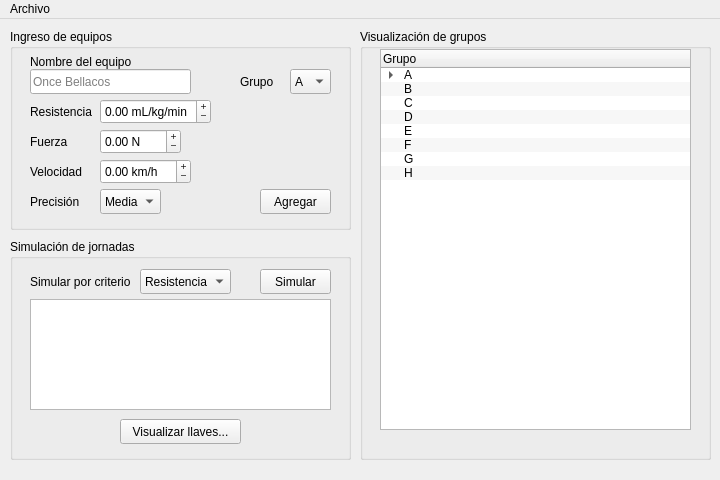
<?xml version="1.0" encoding="UTF-8"?>
<ui version="4.0">
 <class>MainWindow</class>
 <widget class="QMainWindow" name="MainWindow">
  <property name="windowModality">
   <enum>Qt::NonModal</enum>
  </property>
  <property name="geometry">
   <rect>
    <x>0</x>
    <y>0</y>
    <width>720</width>
    <height>480</height>
   </rect>
  </property>
  <property name="sizePolicy">
   <sizepolicy hsizetype="Preferred" vsizetype="Preferred">
    <horstretch>0</horstretch>
    <verstretch>0</verstretch>
   </sizepolicy>
  </property>
  <property name="minimumSize">
   <size>
    <width>720</width>
    <height>480</height>
   </size>
  </property>
  <property name="maximumSize">
   <size>
    <width>720</width>
    <height>480</height>
   </size>
  </property>
  <property name="windowTitle">
   <string>ＥＮＦＥＲＭＯＳ　ＰＯＲ　ＥＬ　ＦＵＴＢＯＬ</string>
  </property>
  <property name="autoFillBackground">
   <bool>false</bool>
  </property>
  <property name="toolButtonStyle">
   <enum>Qt::ToolButtonIconOnly</enum>
  </property>
  <widget class="QWidget" name="centralWidget">
   <widget class="QGroupBox" name="groupBoxIngreso">
    <property name="geometry">
     <rect>
      <x>10</x>
      <y>10</y>
      <width>341</width>
      <height>201</height>
     </rect>
    </property>
    <property name="title">
     <string>Ingreso de equipos</string>
    </property>
    <widget class="QComboBox" name="comboBoxPrecision">
     <property name="geometry">
      <rect>
       <x>90</x>
       <y>160</y>
       <width>61</width>
       <height>25</height>
      </rect>
     </property>
     <property name="sizePolicy">
      <sizepolicy hsizetype="MinimumExpanding" vsizetype="Fixed">
       <horstretch>0</horstretch>
       <verstretch>0</verstretch>
      </sizepolicy>
     </property>
     <property name="currentText">
      <string>Media</string>
     </property>
     <property name="currentIndex">
      <number>1</number>
     </property>
     <item>
      <property name="text">
       <string>Baja</string>
      </property>
     </item>
     <item>
      <property name="text">
       <string>Media</string>
      </property>
     </item>
     <item>
      <property name="text">
       <string>Alta</string>
      </property>
     </item>
    </widget>
    <widget class="QDoubleSpinBox" name="doubleSpinBoxResistencia">
     <property name="geometry">
      <rect>
       <x>90</x>
       <y>70</y>
       <width>111</width>
       <height>25</height>
      </rect>
     </property>
     <property name="wrapping">
      <bool>true</bool>
     </property>
     <property name="buttonSymbols">
      <enum>QAbstractSpinBox::PlusMinus</enum>
     </property>
     <property name="accelerated">
      <bool>true</bool>
     </property>
     <property name="showGroupSeparator" stdset="0">
      <bool>false</bool>
     </property>
     <property name="suffix">
      <string> mL/kg/min</string>
     </property>
     <property name="maximum">
      <double>200.000000000000000</double>
     </property>
     <property name="singleStep">
      <double>0.200000000000000</double>
     </property>
    </widget>
    <widget class="QDoubleSpinBox" name="doubleSpinBoxFuerza">
     <property name="geometry">
      <rect>
       <x>90</x>
       <y>100</y>
       <width>81</width>
       <height>25</height>
      </rect>
     </property>
     <property name="wrapping">
      <bool>true</bool>
     </property>
     <property name="buttonSymbols">
      <enum>QAbstractSpinBox::PlusMinus</enum>
     </property>
     <property name="accelerated">
      <bool>true</bool>
     </property>
     <property name="suffix">
      <string> N</string>
     </property>
     <property name="maximum">
      <double>5000.000000000000000</double>
     </property>
     <property name="singleStep">
      <double>5.000000000000000</double>
     </property>
    </widget>
    <widget class="QLabel" name="labelNombre">
     <property name="geometry">
      <rect>
       <x>20</x>
       <y>20</y>
       <width>161</width>
       <height>25</height>
      </rect>
     </property>
     <property name="text">
      <string>Nombre del equipo</string>
     </property>
    </widget>
    <widget class="QDoubleSpinBox" name="doubleSpinBoxVelocidad">
     <property name="geometry">
      <rect>
       <x>90</x>
       <y>130</y>
       <width>91</width>
       <height>25</height>
      </rect>
     </property>
     <property name="wrapping">
      <bool>true</bool>
     </property>
     <property name="buttonSymbols">
      <enum>QAbstractSpinBox::PlusMinus</enum>
     </property>
     <property name="accelerated">
      <bool>true</bool>
     </property>
     <property name="suffix">
      <string> km/h</string>
     </property>
     <property name="maximum">
      <double>100.000000000000000</double>
     </property>
     <property name="singleStep">
      <double>0.100000000000000</double>
     </property>
    </widget>
    <widget class="QLineEdit" name="lineEditNombre">
     <property name="geometry">
      <rect>
       <x>20</x>
       <y>40</y>
       <width>161</width>
       <height>25</height>
      </rect>
     </property>
     <property name="text">
      <string/>
     </property>
     <property name="placeholderText">
      <string>Once Bellacos</string>
     </property>
    </widget>
    <widget class="QLabel" name="labelVelocidad">
     <property name="geometry">
      <rect>
       <x>20</x>
       <y>130</y>
       <width>71</width>
       <height>25</height>
      </rect>
     </property>
     <property name="text">
      <string>Velocidad</string>
     </property>
    </widget>
    <widget class="QLabel" name="labelResistencia">
     <property name="geometry">
      <rect>
       <x>20</x>
       <y>70</y>
       <width>71</width>
       <height>25</height>
      </rect>
     </property>
     <property name="text">
      <string>Resistencia</string>
     </property>
    </widget>
    <widget class="QLabel" name="labelFuerza">
     <property name="geometry">
      <rect>
       <x>20</x>
       <y>100</y>
       <width>71</width>
       <height>25</height>
      </rect>
     </property>
     <property name="text">
      <string>Fuerza</string>
     </property>
    </widget>
    <widget class="QLabel" name="labelPrecision">
     <property name="geometry">
      <rect>
       <x>20</x>
       <y>160</y>
       <width>71</width>
       <height>25</height>
      </rect>
     </property>
     <property name="text">
      <string>Precisión</string>
     </property>
    </widget>
    <widget class="QComboBox" name="comboBoxGrupo">
     <property name="geometry">
      <rect>
       <x>280</x>
       <y>40</y>
       <width>41</width>
       <height>25</height>
      </rect>
     </property>
     <property name="currentText">
      <string>A</string>
     </property>
     <property name="currentIndex">
      <number>0</number>
     </property>
     <item>
      <property name="text">
       <string>A</string>
      </property>
     </item>
     <item>
      <property name="text">
       <string>B</string>
      </property>
     </item>
     <item>
      <property name="text">
       <string>C</string>
      </property>
     </item>
     <item>
      <property name="text">
       <string>D</string>
      </property>
     </item>
     <item>
      <property name="text">
       <string>E</string>
      </property>
     </item>
     <item>
      <property name="text">
       <string>F</string>
      </property>
     </item>
     <item>
      <property name="text">
       <string>G</string>
      </property>
     </item>
     <item>
      <property name="text">
       <string>H</string>
      </property>
     </item>
    </widget>
    <widget class="QLabel" name="labelGrupo">
     <property name="geometry">
      <rect>
       <x>230</x>
       <y>40</y>
       <width>41</width>
       <height>25</height>
      </rect>
     </property>
     <property name="text">
      <string>Grupo</string>
     </property>
    </widget>
    <widget class="QPushButton" name="pushButtonAgregar">
     <property name="geometry">
      <rect>
       <x>250</x>
       <y>160</y>
       <width>71</width>
       <height>25</height>
      </rect>
     </property>
     <property name="text">
      <string>Agregar</string>
     </property>
     <property name="default">
      <bool>false</bool>
     </property>
     <property name="flat">
      <bool>false</bool>
     </property>
    </widget>
   </widget>
   <widget class="QGroupBox" name="groupBox">
    <property name="geometry">
     <rect>
      <x>360</x>
      <y>10</y>
      <width>351</width>
      <height>431</height>
     </rect>
    </property>
    <property name="title">
     <string>Visualización de grupos</string>
    </property>
    <widget class="QTreeWidget" name="treeWidgetGrupos">
     <property name="geometry">
      <rect>
       <x>20</x>
       <y>20</y>
       <width>311</width>
       <height>381</height>
      </rect>
     </property>
     <property name="autoScroll">
      <bool>false</bool>
     </property>
     <property name="autoScrollMargin">
      <number>1</number>
     </property>
     <property name="alternatingRowColors">
      <bool>true</bool>
     </property>
     <property name="verticalScrollMode">
      <enum>QAbstractItemView::ScrollPerPixel</enum>
     </property>
     <property name="animated">
      <bool>true</bool>
     </property>
     <property name="headerHidden">
      <bool>false</bool>
     </property>
     <column>
      <property name="text">
       <string>Grupo</string>
      </property>
     </column>
     <item>
      <property name="text">
       <string>A</string>
      </property>
      <item>
       <property name="text">
        <string>Colombia</string>
       </property>
      </item>
     </item>
     <item>
      <property name="text">
       <string>B</string>
      </property>
     </item>
     <item>
      <property name="text">
       <string>C</string>
      </property>
     </item>
     <item>
      <property name="text">
       <string>D</string>
      </property>
     </item>
     <item>
      <property name="text">
       <string>E</string>
      </property>
     </item>
     <item>
      <property name="text">
       <string>F</string>
      </property>
     </item>
     <item>
      <property name="text">
       <string>G</string>
      </property>
     </item>
     <item>
      <property name="text">
       <string>H</string>
      </property>
     </item>
    </widget>
   </widget>
   <widget class="QGroupBox" name="groupBoxSimulacion">
    <property name="geometry">
     <rect>
      <x>10</x>
      <y>220</y>
      <width>341</width>
      <height>221</height>
     </rect>
    </property>
    <property name="title">
     <string>Simulación de jornadas</string>
    </property>
    <widget class="QComboBox" name="comboBoxCriterio">
     <property name="geometry">
      <rect>
       <x>130</x>
       <y>30</y>
       <width>91</width>
       <height>25</height>
      </rect>
     </property>
     <property name="currentText">
      <string>Resistencia</string>
     </property>
     <property name="currentIndex">
      <number>0</number>
     </property>
     <item>
      <property name="text">
       <string>Resistencia</string>
      </property>
     </item>
     <item>
      <property name="text">
       <string>Fuerza</string>
      </property>
     </item>
     <item>
      <property name="text">
       <string>Velocidad</string>
      </property>
     </item>
     <item>
      <property name="text">
       <string>Precisión</string>
      </property>
     </item>
    </widget>
    <widget class="QLabel" name="labelCriterio">
     <property name="geometry">
      <rect>
       <x>20</x>
       <y>30</y>
       <width>101</width>
       <height>25</height>
      </rect>
     </property>
     <property name="text">
      <string>Simular por criterio:</string>
     </property>
    </widget>
    <widget class="QTableView" name="tableViewJornadas">
     <property name="geometry">
      <rect>
       <x>20</x>
       <y>60</y>
       <width>301</width>
       <height>111</height>
      </rect>
     </property>
    </widget>
    <widget class="QPushButton" name="pushButtonSimular">
     <property name="geometry">
      <rect>
       <x>250</x>
       <y>30</y>
       <width>71</width>
       <height>25</height>
      </rect>
     </property>
     <property name="text">
      <string>Simular</string>
     </property>
    </widget>
    <widget class="QPushButton" name="pushButtonVisualizar">
     <property name="geometry">
      <rect>
       <x>110</x>
       <y>180</y>
       <width>121</width>
       <height>25</height>
      </rect>
     </property>
     <property name="text">
      <string>Visualizar llaves...</string>
     </property>
    </widget>
   </widget>
  </widget>
  <widget class="QMenuBar" name="menubar">
   <property name="geometry">
    <rect>
     <x>0</x>
     <y>0</y>
     <width>720</width>
     <height>21</height>
    </rect>
   </property>
   <widget class="QMenu" name="menuArchivo">
    <property name="title">
     <string>Archivo</string>
    </property>
    <addaction name="actionNuevaCopa"/>
    <addaction name="actionCargarCopa"/>
    <addaction name="actionGuardarCopa"/>
    <addaction name="actionGuardarCopaComo"/>
    <addaction name="separator"/>
    <addaction name="actionSalir"/>
   </widget>
   <addaction name="menuArchivo"/>
  </widget>
  <action name="actionNuevaCopa">
   <property name="text">
    <string>Nueva copa...</string>
   </property>
  </action>
  <action name="actionCargarCopa">
   <property name="text">
    <string>Cargar copa...</string>
   </property>
  </action>
  <action name="actionGuardarCopa">
   <property name="text">
    <string>Guardar</string>
   </property>
  </action>
  <action name="actionGuardarCopaComo">
   <property name="text">
    <string>Guardar copa como...</string>
   </property>
  </action>
  <action name="actionSalir">
   <property name="text">
    <string>Salir</string>
   </property>
  </action>
 </widget>
 <resources/>
 <connections/>
</ui>
